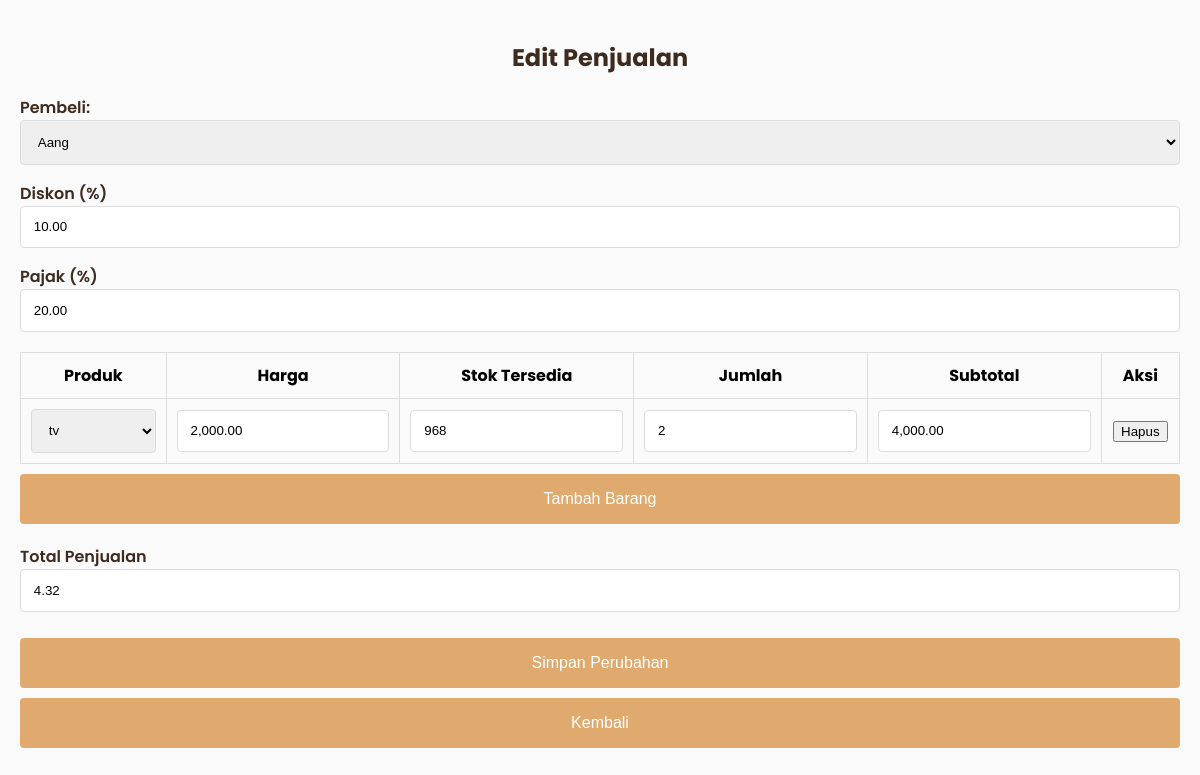
The page /admin/penjualan/edit_penjualan.php?id=132 (signed in) on the database its author committed.
### tables this page shows
CREATE TABLE `penjualan` (
  `PenjualanID` int(10) NOT NULL,
  `TanggalPenjualan` datetime DEFAULT NULL,
  `tgl_bayar` datetime DEFAULT NULL,
  `PelangganID` int(10) DEFAULT NULL,
  `status_bayar` enum('belum dibayar','dibayar') NOT NULL DEFAULT 'belum dibayar',
  `invoice` varchar(50) NOT NULL,
  `diskon` decimal(5,2) DEFAULT NULL,
  `pajak` decimal(5,2) DEFAULT NULL,
  `updated_at` datetime DEFAULT current_timestamp() ON UPDATE current_timestamp()
);

CREATE TABLE `pelanggan` (
  `PelangganID` int(10) NOT NULL,
  `NamaPelanggan` varchar(255) DEFAULT NULL,
  `Alamat` text DEFAULT NULL,
  `NomorTelepon` varchar(20) DEFAULT NULL,
  `jk` enum('Laki_Laki','Perempuan') NOT NULL
);

CREATE TABLE `detailpenjualan` (
  `DetailID` int(10) NOT NULL,
  `PenjualanID` int(10) DEFAULT NULL,
  `ProdukID` int(10) DEFAULT NULL,
  `user_id` int(10) DEFAULT NULL,
  `JumlahProduk` int(10) DEFAULT NULL,
  `Subtotal` int(10) DEFAULT NULL,
  `kode_pembayaran` int(10) NOT NULL,
  `total_harga` int(11) NOT NULL,
  `kembalian` double NOT NULL
);

CREATE TABLE `produk` (
  `ProdukID` int(10) NOT NULL,
  `NamaProduk` varchar(255) DEFAULT NULL,
  `Harga` decimal(12,2) DEFAULT NULL,
  `Stok` int(255) DEFAULT NULL,
  `kategori_id` int(11) DEFAULT NULL,
  `deskripsi` text DEFAULT NULL,
  `gambar` varchar(255) DEFAULT NULL
);

### admin/penjualan/edit_penjualan.php (the view, shortened to what this page needs)
<?php
$mysqli = new mysqli("localhost", "root", "", "kasir_reddra");
$penjualanID = isset($_GET['id']) ? intval($_GET['id']) : 0;
$stmt = $mysqli->prepare("SELECT * FROM penjualan WHERE PenjualanID = ?");
$stmt->bind_param("i", $penjualanID);
$stmt->execute();
$result = $stmt->get_result();
$penjualan = $result->fetch_assoc();
$detailPenjualan = [];
$stmt = $mysqli->prepare("SELECT * FROM detailpenjualan WHERE PenjualanID = ?");
$stmt->bind_param("i", $penjualanID);
$stmt->execute();
$result = $stmt->get_result();
while ($row = $result->fetch_assoc()) {
    $detailPenjualan[] = $row;
}
$productList = [];
$resultProducts = $mysqli->query("SELECT ProdukID, NamaProduk, Harga, Stok FROM produk");
if ($resultProducts) {
    while ($row = $resultProducts->fetch_assoc()) {
        $productList[] = $row;
    }
}
$pelangganList = [];
$resultPelanggan = $mysqli->query("SELECT PelangganID, NamaPelanggan FROM pelanggan");
if ($resultPelanggan) {
    while ($row = $resultPelanggan->fetch_assoc()) {
        $pelangganList[] = $row;
    }
}
?>
<!DOCTYPE html>
<html lang="id">
<head>
    <link rel="stylesheet" href="https://cdn.jsdelivr.net/npm/sweetalert2@11/dist/sweetalert2.min.css">
</head>
<body>
    <div class="content-card">
        <h2>Edit Penjualan</h2>
        <form action="" method="post" id="penjualanForm">
            <div class="form-group">
                <label class="form-label" for="pelanggan">Pembeli:</label>
                <select name="pelanggan" id="pelanggan" class="form-control">
                    <?php foreach($pelangganList as $p): ?>
                    <option value="<?= $p['PelangganID'] ?>"
                        <?= ($penjualan['PelangganID'] == $p['PelangganID'] ? 'selected' : '') ?>>
                        <?= htmlspecialchars($p['NamaPelanggan']) ?>
                    </option>
                    <?php endforeach; ?>
                </select>
            </div>
            <div class="form-group">
                <label class="form-label">Diskon (%)</label>
                <input type="number" id="diskonInput" class="form-control"
                    value="<?= htmlspecialchars($penjualan['diskon']) ?>" step="0.01">
            </div>
            <div class="form-group">
                <label class="form-label">Pajak (%)</label>
                <input type="number" id="pajakInput" class="form-control"
                    value="<?= htmlspecialchars($penjualan['pajak']) ?>" step="0.01">
            </div>
            <table id="detailTable">
                <thead>
                    <tr>
                        <th>Produk</th>
                        <th>Harga</th>
                        <th>Stok Tersedia</th>
                        <th>Jumlah</th>
                        <th>Subtotal</th>
                        <th>Aksi</th>
                    </tr>
                </thead>
                <tbody>
                    <?php
                    foreach ($detailPenjualan as $detail):
                        $prodInfo = array_filter($productList, function($prod) use ($detail) {
                            return $prod['ProdukID'] == $detail['ProdukID'];
                        });
                        $prodInfo = array_shift($prodInfo);
                    ?>
                    <tr>
                        <td>
                            <select class="form-control" onchange="updateRow(this)">
                                <?php foreach($productList as $prod): ?>
                                <option value="<?= $prod['ProdukID'] ?>" data-harga="<?= $prod['Harga'] ?>"
                                    data-stok="<?= $prod['Stok'] ?>"
                                    <?= ($detail['ProdukID'] == $prod['ProdukID'] ? 'selected' : '') ?>>
                                    <?= htmlspecialchars($prod['NamaProduk']) ?>
                                </option>
                                <?php endforeach; ?>
                            </select>
                        </td>
                        <td>
                            <input type="text" class="form-control" readonly
                                value="<?= isset($prodInfo['Harga']) ? number_format($prodInfo['Harga'], 2) : '0.00' ?>">
                        </td>
                        <td>
                            <input type="text" class="form-control" readonly
                                value="<?= isset($prodInfo['Stok']) ? $prodInfo['Stok'] : '0' ?>">
                        </td>
                        <td>
                            <input type="number" class="form-control" value="<?= $detail['JumlahProduk'] ?>" min="0"
                                onchange="updateRow(this)">
                        </td>
                        <td>
                            <input type="text" class="form-control" readonly
                                value="<?= number_format($detail['Subtotal'], 2) ?>">
                        </td>
                        <td>
                            <button type="button" onclick="removeRow(this)">Hapus</button>
                        </td>
                    </tr>
                    <?php endforeach; ?>
                </tbody>
            </table>
            <button type="button" class="btn-primary btn-add" onclick="addRow()">Tambah Barang</button>
            <div class="form-group" style="margin-top:20px;">
                <label class="form-label">Total Penjualan</label>
                <input type="text" id="totalPenjualan" class="form-control" readonly value="0">
            </div>
            <button type="submit" name="submit" class="btn-primary">Simpan Perubahan</button>
            <button type="button" onclick="window.location.href='penjualan.php';" class="btn-primary">Kembali</button>
        </form>
    </div>
</body>
</html>

### admin/penjualan/edit_penjualan.php (style rules this page uses)
body { font-family: 'Poppins', sans-serif; background-color: #fafafa; margin: 0; padding: 0; }
.content-card { width: 100%; padding: 20px; box-sizing: border-box; }
h2 { text-align: center; margin-bottom: 20px; color: #3D2B1F; }
.form-group { margin-bottom: 1rem; }
.form-label { margin-bottom: 0.5rem; font-weight: 600; color: #3D2B1F; }
.form-control, select { width: 100%; padding: 0.8rem; border: 1px solid #ddd; border-radius: 4px; box-sizing: border-box; }
button.btn-primary { width: 100%; padding: 1rem; border: none; border-radius: 4px; background-color: #E0AA6E; color: #fff; font-size: 1rem; cursor: pointer; margin-top: 10px; }
table { width: 100%; border-collapse: collapse; margin-top: 20px; }
table, th, td { border: 1px solid #ddd; }
th, td { padding: 10px; text-align: center; }
.btn-add { margin-top: 10px; }

### rows shown on the page
penjualan: pelanggan "Aang", diskon "10.00", pajak "20.00"
detailpenjualan: ProdukID.NamaProduk "tv", ProdukID.Harga "2,000.00", ProdukID.Stok "968", JumlahProduk "2", Subtotal "4,000.00"
